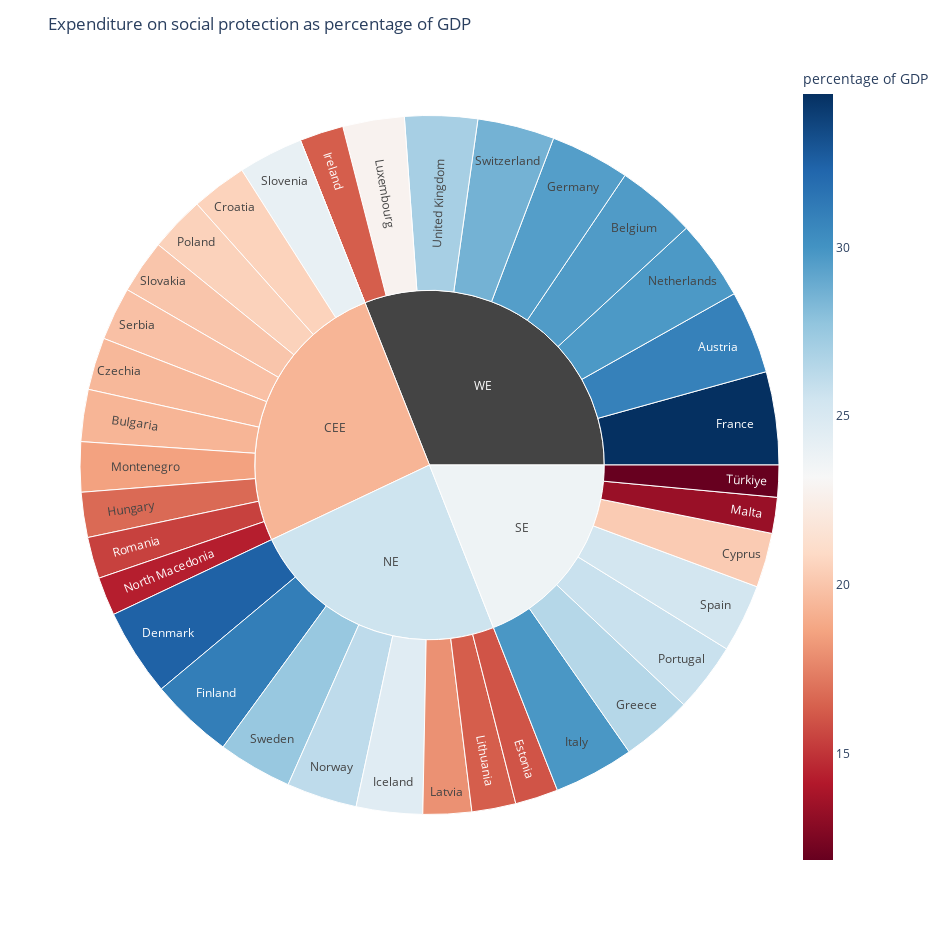

Notebook code cell kept with this figure:
### Code cell
df = finalset.query('year==2023')
grafic = px.sunburst(df, path=['Region','country'],values='percentage of GDP',
           color='percentage of GDP',color_continuous_scale='RdBu',
           color_continuous_midpoint = np.average(finalset['percentage of GDP'], weights=finalset['percentage of GDP']), width=950, height=950)
grafic.update_layout(title='Expenditure on social protection as percentage of GDP')

### Figure 1 — Plotly figure (JSON) as saved in the notebook; plotly's stock layout.template omitted (floating-point values rounded to 4 significant figures)
{"data": [{"branchvalues": "total", "customdata": [[30.9], [29.64], [19.32], [20.58], [20.26], [19.46], [32.47], [16.0], [31.05], [34.55], [29.52], [26.46], [16.73], [24.6], [16.31], [29.81], [18.01], [null], [16.34], [22.83], [13.35], [18.57], [29.76], [14.31], [26.15], [20.54], [25.74], [15.42], [19.81], [20], [24.08], [25.36], [27.54], [28.59], [11.85], [27], [19.33], [25.57], [23.71], [null]], "domain": {"x": [0, 1], "y": [0, 1]}, "hovertemplate": "labels=%{label}<br>percentage of GDP_sum=%{value}<br>parent=%{parent}<br>id=%{id}<br>percentage of GDP=%{color}<extra></extra>", "ids": ["WE/Austria", "WE/Belgium", "CEE/Bulgaria", "CEE/Croatia", "SE/Cyprus", "CEE/Czechia", "NE/Denmark", "NE/Estonia", "NE/Finland", "WE/France", "WE/Germany", "SE/Greece", "CEE/Hungary", "NE/Iceland", "WE/Ireland", "SE/Italy", "NE/Latvia", "WE/Liechtenstein", "NE/Lithuania", "WE/Luxembourg", "SE/Malta", "CEE/Montenegro", "WE/Netherlands", "CEE/North Macedonia", "NE/Norway", "CEE/Poland", "SE/Portugal", "CEE/Romania", "CEE/Serbia", "CEE/Slovakia", "CEE/Slovenia", "SE/Spain", "NE/Sweden", "WE/Switzerland", "SE/Türkiye", "WE/United Kingdom", "CEE", "NE", "SE", "WE"], "labels": ["Austria", "Belgium", "Bulgaria", "Croatia", "Cyprus", "Czechia", "Denmark", "Estonia", "Finland", "France", "Germany", "Greece", "Hungary", "Iceland", "Ireland", "Italy", "Latvia", "Liechtenstein", "Lithuania", "Luxembourg", "Malta", "Montenegro", "Netherlands", "North Macedonia", "Norway", "Poland", "Portugal", "Romania", "Serbia", "Slovakia", "Slovenia", "Spain", "Sweden", "Switzerland", "Türkiye", "United Kingdom", "CEE", "NE", "SE", "WE"], "marker": {"coloraxis": "coloraxis", "colors": [30.9, 29.64, 19.32, 20.58, 20.26, 19.46, 32.47, 16.0, 31.05, 34.55, 29.52, 26.46, 16.73, 24.6, 16.31, 29.81, 18.01, null, 16.34, 22.83, 13.35, 18.57, 29.76, 14.31, 26.15, 20.54, 25.74, 15.42, 19.81, 20, 24.08, 25.36, 27.54, 28.59, 11.85, 27, 19.33, 25.57, 23.71, null]}, "name": "", "parents": ["WE", "WE", "CEE", "CEE", "SE", "CEE", "NE", "NE", "NE", "WE", "WE", "SE", "CEE", "NE", "WE", "SE", "NE", "WE", "NE", "WE", "SE", "CEE", "WE", "CEE", "NE", "CEE", "SE", "CEE", "CEE", "CEE", "CEE", "SE", "NE", "WE", "SE", "WE", "", "", "", ""], "type": "sunburst", "values": [30.9, 29.64, 19.32, 20.58, 20.26, 19.46, 32.47, 16.0, 31.05, 34.55, 29.52, 26.46, 16.73, 24.6, 16.31, 29.81, 18.01, 0, 16.34, 22.83, 13.35, 18.57, 29.76, 14.31, 26.15, 20.54, 25.74, 15.42, 19.81, 20, 24.08, 25.36, 27.54, 28.59, 11.85, 27, 208.8, 192.2, 152.8, 249.1]}], "layout": {"coloraxis": {"cmid": null, "colorbar": {"title": {"text": "percentage of GDP"}}, "colorscale": [[0, "rgb(103,0,31)"], [0.1, "rgb(178,24,43)"], [0.2, "rgb(214,96,77)"], [0.3, "rgb(244,165,130)"], [0.4, "rgb(253,219,199)"], [0.5, "rgb(247,247,247)"], [0.6, "rgb(209,229,240)"], [0.7, "rgb(146,197,222)"], [0.8, "rgb(67,147,195)"], [0.9, "rgb(33,102,172)"], [1, "rgb(5,48,97)"]]}, "height": 950, "legend": {"tracegroupgap": 0}, "margin": {"t": 60}, "title": {"text": "Expenditure on social protection as percentage of GDP"}, "width": 950}}
